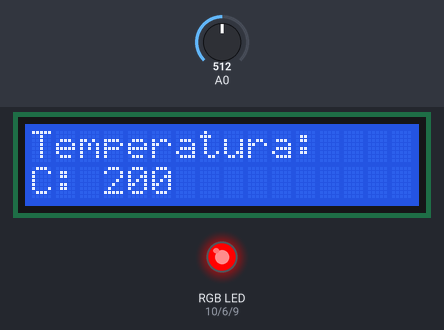
Recording of a sketch running on a simulated Arduino Uno, built with avr-gcc and run on an emulated ATmega328P. Parts: 16×2 character LCD, an RGB LED mixed from three pins (HIGH = lit). The inputs (shaded band) are chosen by the test bench; at power-on: A0 = 512.

Above: at 1.2 s.
1.3 s: A0 set to 196
At 2.5 s:
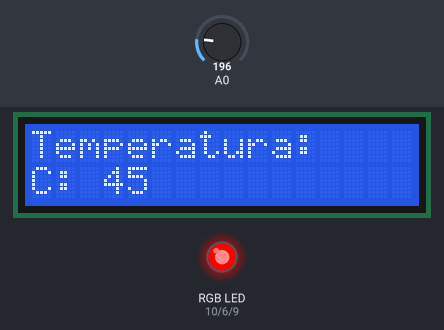
2.8 s: A0 set to 176
At 3.8 s:
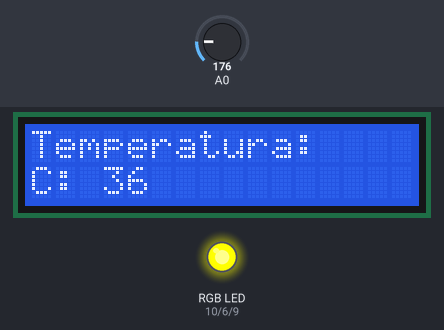
4.3 s: A0 set to 112
At 4.9 s:
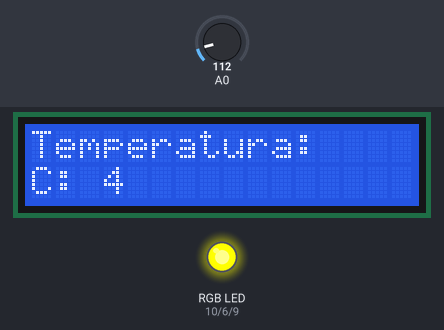
5.8 s: A0 set to 92
At 6.1 s:
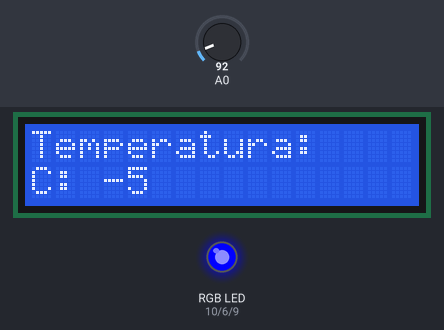
Timing chart, 0 to 8.3 s (numbered marks = the images above; inputs shaded):
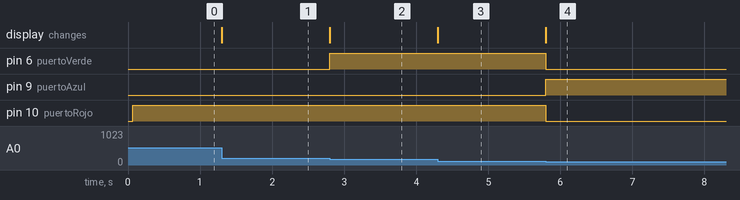

The sketch:

Termometro_LCD_LED.ino
```cpp
#include <LiquidCrystal.h>
LiquidCrystal lcd(12, 11, 5, 4, 3, 2);
int puertoRojo = 10;
int puertoVerde = 6;
int puertoAzul = 9;

void RGB(int red, int green, int blue)
{
  analogWrite(puertoRojo, red);
  analogWrite(puertoVerde, green);
  analogWrite(puertoAzul, blue);
}

void setup() {
  pinMode(puertoRojo, OUTPUT);
  pinMode(puertoVerde, OUTPUT);
  pinMode(puertoAzul, OUTPUT);
  lcd.begin(16, 2);
  lcd.print("Temperatura:");
  lcd.setCursor(0,1);
  lcd.print("C: ");
}
int ultimo = 0;
void loop() {
	int temp = analogRead(A0);
  	int c = map(temp,20,358,-40,125);
  	lcd.setCursor(3,1);
  	lcd.print(c);
    if(c != ultimo){
    	ultimo=c;
  		lcd.print("    ");
  	}
  if(c>=-40 && c<=0){
  	RGB(0, 0, 255);  // Azul
  }else if(c>=1 && c<=40){
  	RGB(255, 255, 0);// Amarillo
  }else{
  	RGB(255, 0, 0);  // Rojo
  }
}
 
```

Measured:
- the behaviour switches between 186 and 185 on A0 (found by bisection; images 1 and 2)
- the behaviour switches between 104 and 103 on A0 (found by bisection; images 3 and 4)
- after the input at 1.3 s, the display: changes at once (image 1)
- after the input at 2.8 s, pin 6 (puertoVerde): LOW → HIGH at once; the display: changes at once (image 2)
- after the input at 4.3 s, the display: changes at once (image 3)
- after the input at 5.8 s, pin 6 (puertoVerde), pin 10 (puertoRojo): HIGH → LOW at once; pin 9 (puertoAzul): LOW → HIGH at once; the display: changes at once (image 4)
